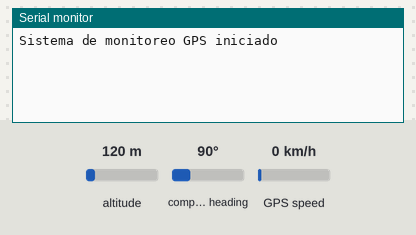
This sketch was run on a simulated Arduino Uno, built with avr-gcc and run on an emulated ATmega328P. On the bench: the last lines printed to the serial monitor. The inputs (shaded band) are chosen by the test bench; at power-on: compass heading 90°, altitude 120 m, GPS speed 0 km/h. The GPS gets a fix after 3 s at 37.7749, -122.4194 with 8 satellites.

Above: at 1.2 s.
1.3 s: compass heading set to 180°
At 4.4 s:
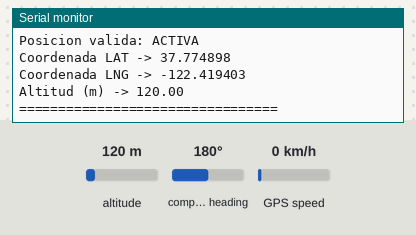
6.0 s: altitude set to 250 m
At 7.7 s:
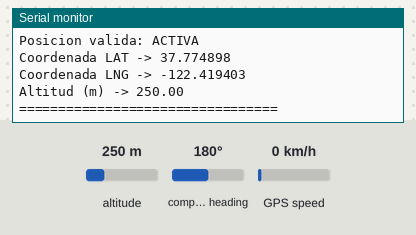

Measured:
- after the input at 1.3 s, the serial monitor: prints a new line after 1.8 s (image 1)
- after the input at 6.0 s, the serial monitor: prints a new line after 0.26 s (image 2)

The sketch:

GPS.ino
```cpp
#include <SoftwareSerial.h> // crea el puerto serial necesario para el GPS
#include <TinyGPS++.h>// sirve para los GPS, extrae latitud, longitud, satélites, velocidad, etc.
// los puertos RX y TX van intercambiados entre arduino y GPS
const byte pinRX = 8;
const byte pinTX = 7; //puertos del arduino
const unsigned long velocidadGPS = 9600; // velocidad común en comunicación UART
const unsigned long intervaloLectura = 3000; //imprime cada 3 segundos

SoftwareSerial moduloGPS(pinRX, pinTX); //convierte la variable modulogps en un puerto serial
TinyGPSPlus lectorGPS; //objeto que procesara los datos del GPS

unsigned long tiempoAnterior = 0; //intervalo de tiempo entre milis


void leerDatosGPS() {
  if (moduloGPS.available()) { // busca si hay datos en el gps
    while (moduloGPS.available()) {
      lectorGPS.encode(moduloGPS.read()); // llama los datos del gps constantemente para actualizarlos
    }
  }
}

void mostrarInformacion() { // imprime la información

  Serial.println("=== ESTADO ACTUAL GPS ===");

  Serial.print("Numero de satelites: ");
  Serial.println(lectorGPS.satellites.value());

  Serial.print("Posicion valida: ");
  Serial.println(lectorGPS.location.isValid() ? "ACTIVA" : "SIN FIX");

  if (lectorGPS.location.isValid()) {

    double latitudActual = lectorGPS.location.lat();
    double longitudActual = lectorGPS.location.lng();
    double altitudActual = lectorGPS.altitude.meters(); // obtiene altitud en metros

    Serial.print("Coordenada LAT -> "); //imprime cada coordenada de latitud
    Serial.println(latitudActual, 6);

    Serial.print("Coordenada LNG -> "); //imprime cada coordenada de longitud
    Serial.println(longitudActual, 6); // usa 6 decimales de exactitud

    Serial.print("Altitud (m) -> "); // imprime altitud en metros
    if (lectorGPS.altitude.isValid()) {
      Serial.println(altitudActual);
    } else {
      Serial.println("NO DISPONIBLE");
    }
  }

  Serial.println("=================================");
  Serial.println();
}

void setup() {

  Serial.begin(9600); // inicia comunicación con LA PC
  moduloGPS.begin(velocidadGPS);// inicia comunicación con el GPS

  Serial.println("Sistema de monitoreo GPS iniciado");
}

void loop() {

  leerDatosGPS(); // lee los datos de GPS

  if (millis() - tiempoAnterior >= intervaloLectura) { // controla el tiempo sin usar delay
    tiempoAnterior = millis();
    mostrarInformacion();  // actualiza y muestra dichos datos actualizados
  }
}
```
